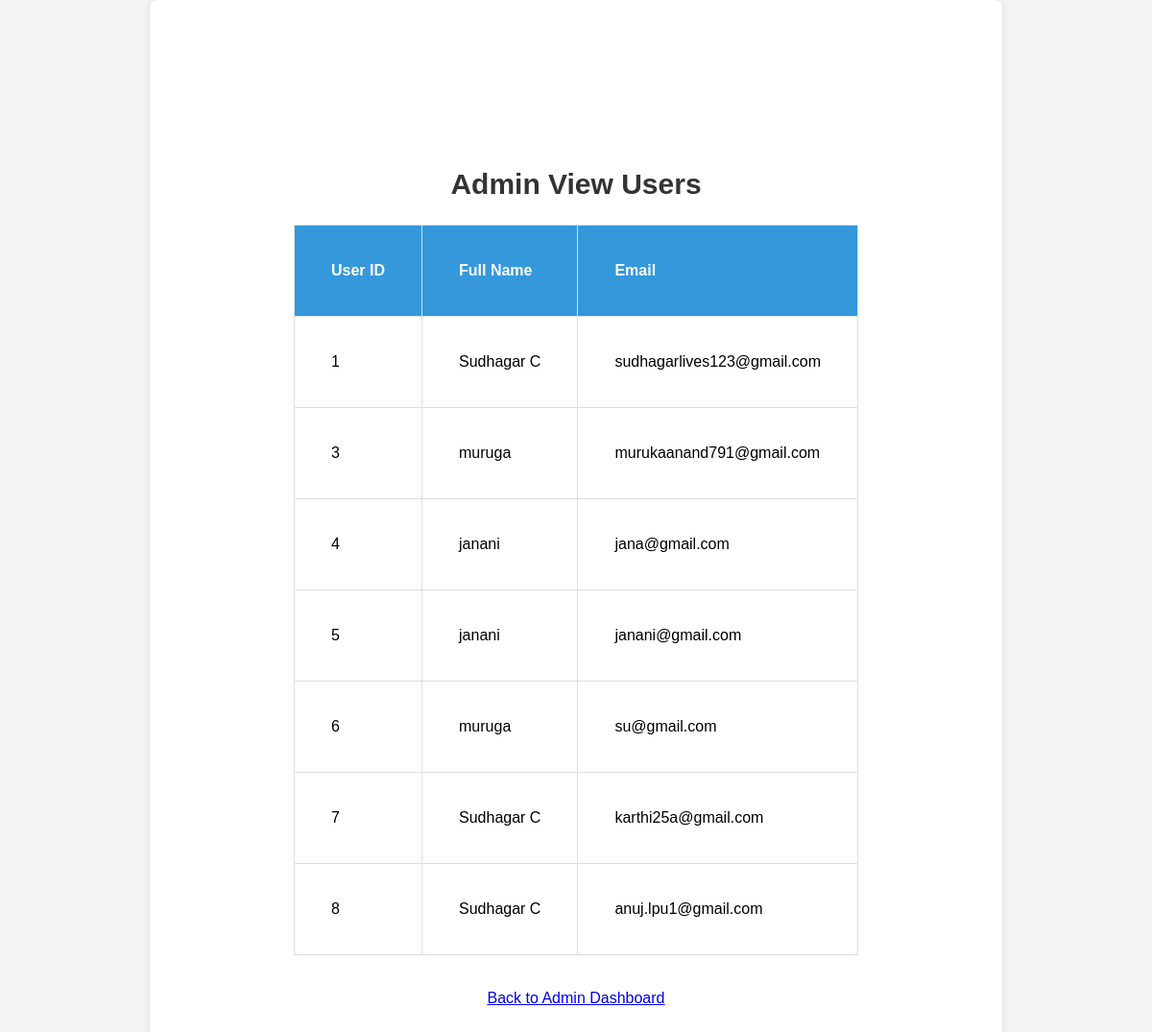
Screenshot of /admin_view_users.php with the database file from the repository.
### tables this page shows
CREATE TABLE `users` (
  `user_id` int(11) NOT NULL,
  `fullname` varchar(255) NOT NULL,
  `email` varchar(255) NOT NULL,
  `password` varchar(255) NOT NULL
);

### admin_view_users.php (the view, shortened to what this page needs)
<!DOCTYPE html>
<html lang="en">
<head>
</head>
<body>
    <div class="container">
        <h2>Admin View Users</h2>
        <?php
        require_once "connect_db.php";
        $user_query = "SELECT * FROM users";
        $user_result = mysqli_query($conn, $user_query);
        if ($user_result && mysqli_num_rows($user_result) > 0) {
            echo "<table>";
            echo "<tr><th>User ID</th><th>Full Name</th><th>Email</th></tr>";
            while ($row = mysqli_fetch_assoc($user_result)) {
                echo "<tr>";
                echo "<td>{$row['user_id']}</td>";
                echo "<td>{$row['fullname']}</td>";
                echo "<td>{$row['email']}</td>";
                echo "</tr>";
            }
            echo "</table>";
        } else {
            echo "<p class='error-message'>No users found.</p>";
        }
        ?>
<br>
<br>
        <a href="admin_dashboard.php">Back to Admin Dashboard</a>
    </div>
</body>
</html>

### admin_view_users.php (style rules this page uses)
body { font-family: 'Arial', sans-serif; background-color: #f5f5f5; margin: 0; display: flex; align-items: center; justify-content: center; min-height: 100vh; }
.container { text-align: center; padding: 150px; background-color: #fff; border-radius: 8px; box-shadow: 0 0 10px rgba(0, 0, 0, 0.1); }
h2 { color: #333; font-size:30px; }
table { width: 100%; border-collapse: collapse; margin-top: 20px; height: 50%; }
th, td { border: 1px solid #ddd; padding: 38px; text-align: left; }
th { background-color: #3498db; color: #fff; }

### rows the page displays
users: user_id "1", fullname "Sudhagar C", email "sudhagarlives123@gmail.com"
users: user_id "3", fullname "muruga", email "murukaanand791@gmail.com"
users: user_id "4", fullname "janani", email "jana@gmail.com"
users: user_id "5", fullname "janani", email "janani@gmail.com"
users: user_id "6", fullname "muruga", email "su@gmail.com"
users: user_id "7", fullname "Sudhagar C", email "karthi25a@gmail.com"
users: user_id "8", fullname "Sudhagar C", email "anuj.lpu1@gmail.com"
